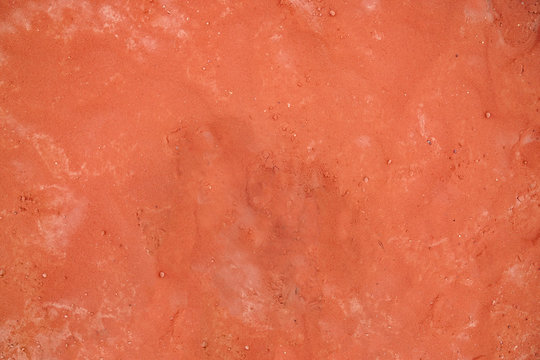
#> input picture gym_line_follower/track_textures/mars.jpg, 540 x 360 px
$ python track.py
#> lines starting #> are read from the running program, lines starting #| are printed output that depends on the picture
### gym_line_follower/line_interpolation.py
import numpy as np
from shapely.geometry import LineString
import pdb

def interpolate_points(points, nb_out_points=None, segment_length=None):
    """
    Interpolate points in equal intervals over a line string defined with input points.
    Exactly one out of nr_segments and interval must not be not.
    :param points: Input points, 2D array [[x1, y1], [x2, y2], ...]. Number of points must be greater than 0.
    :param nb_out_points: desired number of interpolated points
    :param segment_length: distance between points
    :return: 2D array of interpolated points points, nr of points is nr of segments + 1
    """
    if nb_out_points is not None:
        if nb_out_points == 1:
            return points[0]
        elif nb_out_points < 1:
            raise ValueError("nb_out_points must be grater than 0")
        nr_segments = nb_out_points - 1
    else:
        nr_segments = None

    if len(points) == 0:
        raise ValueError("Point array is empty! Nothing to interpolate.")
    if len(points) < 2:
        return np.array([points[0]])
    line = LineString(points)
    length = line.length

    if bool(nr_segments) and not bool(segment_length):
        segment_length = length / nr_segments
    elif not bool(nr_segments) and bool(segment_length):
        nr_segments = int(length // segment_length)
    else:
        raise ValueError("Exactly one out of nr_segments and interval must not be None.")

    new_points = []
    for i in range(nr_segments + 1):
        pt_length = i * segment_length
        if pt_length > length + 1e-6:
            break
        pt = line.interpolate(i*segment_length)
        new_points.append(pt.coords[0])
    new_points = np.array(new_points)
    return new_points


# [55 lines left out: functions point_dist, test_point_dist, sort_points, not called in this run]


# [17 lines that do not run on import are left out]

### gym_line_follower/track.py
import json
import math
import random
import os

import numpy as np
from scipy.special import binom
from shapely.geometry import MultiPoint, Point, LineString
from shapely.ops import nearest_points

from gym_line_follower.line_interpolation import interpolate_points

root_dir = os.path.dirname(__file__)


def bernstein(n, k, t):
    return binom(n, k) * t ** k * (1. - t) ** (n - k)


def bezier(points, num=200):
    N = len(points)
    t = np.linspace(0, 1, num=num)
    curve = np.zeros((num, 2))
    for i in range(N):
        curve += np.outer(bernstein(N - 1, i, t), points[i])
    return curve


class Segment:
    def __init__(self, p1, p2, angle1, angle2, **kw):
        self.p1 = p1
        self.p2 = p2
        self.angle1 = angle1
        self.angle2 = angle2
        self.numpoints = kw.get("numpoints", 200)
        r = kw.get("r", 0.3)
        d = np.sqrt(np.sum((self.p2 - self.p1) ** 2))
        self.r = r * d
        self.p = np.zeros((4, 2))
        self.p[0, :] = self.p1[:]
        self.p[3, :] = self.p2[:]
        self.calc_intermediate_points(self.r)

    def calc_intermediate_points(self, r):
        self.p[1, :] = self.p1 + np.array([self.r * np.cos(self.angle1),
                                           self.r * np.sin(self.angle1)])
        self.p[2, :] = self.p2 + np.array([self.r * np.cos(self.angle2 + np.pi),
                                           self.r * np.sin(self.angle2 + np.pi)])
        self.curve = bezier(self.p, self.numpoints)


def get_curve(points, **kw):
    segments = []
    for i in range(len(points) - 1):
        seg = Segment(points[i, :2], points[i + 1, :2], points[i, 2], points[i + 1, 2], **kw)
        segments.append(seg)
    curve = np.concatenate([s.curve for s in segments])
    return segments, curve


def ccw_sort(p):
    d = p - np.mean(p, axis=0)
    s = np.arctan2(d[:, 0], d[:, 1])
    return p[np.argsort(s), :]


def get_bezier_curve(a, rad=0.2, edgy=0):
    """ given an array of points *a*, create a curve through
    those points.
    *rad* is a number between 0 and 1 to steer the distance of
          control points.
    *edgy* is a parameter which controls how "edgy" the curve is,
           edgy=0 is smoothest."""
    p = np.arctan(edgy) / np.pi + .5
    a = ccw_sort(a)
    a = np.append(a, np.atleast_2d(a[0, :]), axis=0)
    d = np.diff(a, axis=0)
    ang = np.arctan2(d[:, 1], d[:, 0])
    f = lambda ang: (ang >= 0) * ang + (ang < 0) * (ang + 2 * np.pi)
    ang = f(ang)
    ang1 = ang
    ang2 = np.roll(ang, 1)
    ang = p * ang1 + (1 - p) * ang2 + (np.abs(ang2 - ang1) > np.pi) * np.pi
    ang = np.append(ang, [ang[0]])
    a = np.append(a, np.atleast_2d(ang).T, axis=1)
    s, c = get_curve(a, r=rad, method="var")
    x, y = c.T
    return x, y, a


def generate_polygon(ctrX, ctrY, aveRadius, irregularity, spikeyness, numVerts):
    """
    Start with the centre of the geometry at ctrX, ctrY,
    then creates the geometry by sampling points on a circle around the centre.
    Random noise is added by varying the angular spacing between sequential points,
    and by varying the radial distance of each point from the centre.

    Params:
    ctrX, ctrY - coordinates of the "centre" of the geometry
    aveRadius - in px, the average radius of this geometry, this roughly controls how large the geometry is, really only useful for order of magnitude.
    irregularity - [0,1] indicating how much variance there is in the angular spacing of vertices. [0,1] will map to [0, 2pi/numberOfVerts]
    spikeyness - [0,1] indicating how much variance there is in each vertex from the circle of radius aveRadius. [0,1] will map to [0, aveRadius]
    numVerts - self-explanatory

    Returns a list of vertices, in CCW order."""
#> called with ctrX = 0, ctrY = 0, aveRadius = 1000, irregularity = 0.2, spikeyness = 0.2, numVerts = 10

    irregularity = np.clip(irregularity, 0, 1) * 2 * math.pi / numVerts
    spikeyness = np.clip(spikeyness, 0, 1) * aveRadius

    # generate n angle steps
    angleSteps = []
    lower = (2 * math.pi / numVerts) - irregularity
    upper = (2 * math.pi / numVerts) + irregularity
    sum = 0
    for i in range(numVerts):
        tmp = random.uniform(lower, upper)
        angleSteps.append(tmp)
        sum = sum + tmp

    # normalize the steps so that point 0 and point n+1 are the same
    k = sum / (2 * math.pi)
    for i in range(numVerts):
        angleSteps[i] = angleSteps[i] / k

    # now generate the points
    points = []
    angle = random.uniform(0, 2 * math.pi)
    for i in range(numVerts):
        r_i = np.clip(random.gauss(aveRadius, spikeyness), 0, 2 * aveRadius)
        x = ctrX + r_i * math.cos(angle)
        y = ctrY + r_i * math.sin(angle)
        points.append((int(x), int(y)))

        angle = angle + angleSteps[i]

    return points


class Track:
    """
    Line follower follows a Track instance. This class contains methods for randomly generating, rendering and
    calculating relative follower distance, speed and direction.
    """

    def __init__(self, pts, nb_checkpoints=100, render_params=None):
        l = LineString(pts).length
        n = int(l / 3e-3)  # Get number of points for 3 mm spacing

        self.pts = interpolate_points(np.array(pts), n)  # interpolate points to get the right spacing
        self.x = self.pts[:, 0]
        self.y = self.pts[:, 1]

        self.render_params = render_params

        self.mpt = MultiPoint(self.pts)
        self.string = LineString(self.pts)

        # Find starting point and angle
        self.start_xy = self.x[0], self.y[0]
        self.start_angle = self.angle_at_index(0)

        # Get length
        self.length = self.string.length

        # Progress tracking setup
        self.progress = 0.
        self.progress_idx = 0
        self.nb_checkpoints = nb_checkpoints
        self.checkpoints = [i * (self.length / self.nb_checkpoints) for i in range(1, self.nb_checkpoints + 1)]
        self.next_checkpoint_idx = 0
        self.done = False

    @classmethod
    def generate(cls, approx_width=1., hw_ratio=0.5, seed=None, irregularity=0.2,
                 spikeyness=0.2, num_verts=10, *args, **kwargs):
        """
        Generate random track.
        Adapted from: https://stackoverflow.com/a/45618741/9908077
        :param approx_width: approx. width of generated track
        :param hw_ratio: ratio height / width
        :param seed: seed for random generator
        :return: Track instance
        """
        # Generate random points
        random.seed(seed)
        upscale = 1000.  # upscale so curve gen fun works
        r = upscale * approx_width / 2.
        pts = generate_polygon(0, 0, r, irregularity=irregularity, spikeyness=spikeyness, numVerts=num_verts)
        pts = np.array(pts)

        # Generate curve with points
        x, y, _ = get_bezier_curve(pts, rad=0.2, edgy=0)
        # Remove duplicated point
        x = x[:-1]
        y = y[:-1]

        # Scale y
        y = y * hw_ratio

        # Scale units
        unit_scale = 1000
        x, y = x / unit_scale, y / unit_scale
        pts = np.stack((x, y), axis=-1)

        # Check width / height:
        if max(abs(min(x)), max(x)) * 2 > 1.5 * approx_width or max(abs(min(y)), max(y)) * 2 > 1.5 * approx_width * hw_ratio:
            return cls.generate(approx_width, hw_ratio, seed, irregularity, spikeyness, num_verts, *args, **kwargs)

        # Randomly flip track direction
        np.random.seed(seed)
        if np.random.choice([True, False]):
            pts = np.flip(pts, axis=0)
        return cls(pts, *args, **kwargs)

    # [8 lines left out: function from_file, not called in this run]

    def _render(self, w=3., h=2., ppm=1500, line_thickness=0.015, save=None, line_color="black",
                background="mars", line_opacity=0.8, dashed=False):
        """
        Render track using open-cv
        :param w: canvas width in meters
        :param h: canvas height in meters
        :param ppm: pixel per meter
        :param line_thickness: line thickness in meters
        :param save: path to save
        :param line_color: string or BGR tuple
                           options: [black, red, green, blue]
        :param background: string or BGR tuple
                           options: [wood, wood_2, concrete, brick, checkerboard, white, gray]
        :param line_opacity: opacity of line in range 0, 1 where 0 is fully transparent
        :return: rendered track image array
        """
#> called with w = 3, h = 2, ppm = 1000, line_thickness = 0.015, line_color = 'black', background = 'mars', line_opacity = 0.8, dashed = False
        import cv2
        w_res = int(round(w * ppm))
        h_res = int(round(h * ppm))
        t_res = int(round(line_thickness * ppm))

        background_bgr = None
        if isinstance(background, str):
            background = background.lower()
            if background == "wood":
                bg = cv2.imread(os.path.join(root_dir, "track_textures", "wood.jpg"))
            elif background == "wood_2":
                bg = cv2.imread(os.path.join(root_dir, "track_textures", "wood_2.jpg"))
            elif background == "concrete":
                bg = cv2.imread(os.path.join(root_dir, "track_textures", "concrete.jpg"))
            elif background == "brick":
                bg = cv2.imread(os.path.join(root_dir, "track_textures", "brick.jpg"))
            elif background == "checkerboard":
                bg = cv2.imread(os.path.join(root_dir, "track_textures", "checkerboard.jpg"))
            elif background == "white":
                background_bgr = (255, 255, 255)
            elif background == "red":
                background_bgr = (156, 46, 53)
            elif background == "mars":
                bg = cv2.imread(os.path.join(root_dir, "track_textures", "mars.jpg"))
#> bg is the input picture: shape (360, 540, 3); mean B, G, R 75.1, 108.6, 222.1
            elif background == "gray":
                background_bgr = (150, 150, 150)
            else:
                raise ValueError("Invalid background string.")

            if background_bgr:
                bg = np.ones((h_res, w_res, 3), dtype=np.uint8)
                bg[:, :, 0] *= background_bgr[0]
                bg[:, :, 1] *= background_bgr[1]
                bg[:, :, 2] *= background_bgr[2]
            else:
                bg = cv2.resize(bg, (w_res, h_res), interpolation=cv2.INTER_LINEAR)
#> bg: shape (2000, 3000, 3)

        elif isinstance(background, tuple):
            bg = np.ones((h_res, w_res, 3), dtype=np.uint8)
            bg[:, :, 0] *= background[0]
            bg[:, :, 1] *= background[1]
            bg[:, :, 2] *= background[2]
        else:
            raise ValueError("Invalid background.")

        if isinstance(line_color, str):
            line_color = line_color.lower()
            if line_color == "black":
                line_bgr = (0, 0, 0)
            elif line_color == "red":
                line_bgr = (0, 0, 255)
            elif line_color == "green":
                line_bgr = (0, 128, 0)
            elif line_color == "blue":
                line_bgr = (255, 0, 0)
            else:
                raise ValueError("Invalid color string.")
        elif isinstance(line_color, tuple):
            line_bgr = line_color
        else:
            raise ValueError("Invalid line_color.")

        line = bg.copy()

        if dashed:
            pts = interpolate_points(self.pts, 1000)
            n = self.length / dashed
            chunks = np.array_split(pts, n)[::2]
            for c in chunks:
                for i in range(len(c) - 1):
                    x1, y1 = c[i]
                    x1_img = int(round((x1 + w / 2) * ppm, ndigits=0))
                    y1_img = int(round(h_res - (y1 + h / 2) * ppm, ndigits=0))

                    x2, y2 = c[i + 1]
                    x2_img = int(round((x2 + w / 2) * ppm, ndigits=0))
                    y2_img = int(round(h_res - (y2 + h / 2) * ppm, ndigits=0))

                    cv2.line(line, (x1_img, y1_img), (x2_img, y2_img), color=line_bgr, thickness=t_res,
                             lineType=cv2.LINE_AA)
        else:
            for i in range(len(self.pts) - 1):
                x1, y1 = self.pts[i]
                x1_img = int(round((x1 + w / 2) * ppm, ndigits=0))
                y1_img = int(round(h_res - (y1 + h / 2) * ppm, ndigits=0))

                x2, y2 = self.pts[i + 1]
                x2_img = int(round((x2 + w / 2) * ppm, ndigits=0))
                y2_img = int(round(h_res - (y2 + h / 2) * ppm, ndigits=0))

                cv2.line(line, (x1_img, y1_img), (x2_img, y2_img), color=line_bgr, thickness=t_res,
                         lineType=cv2.LINE_AA)
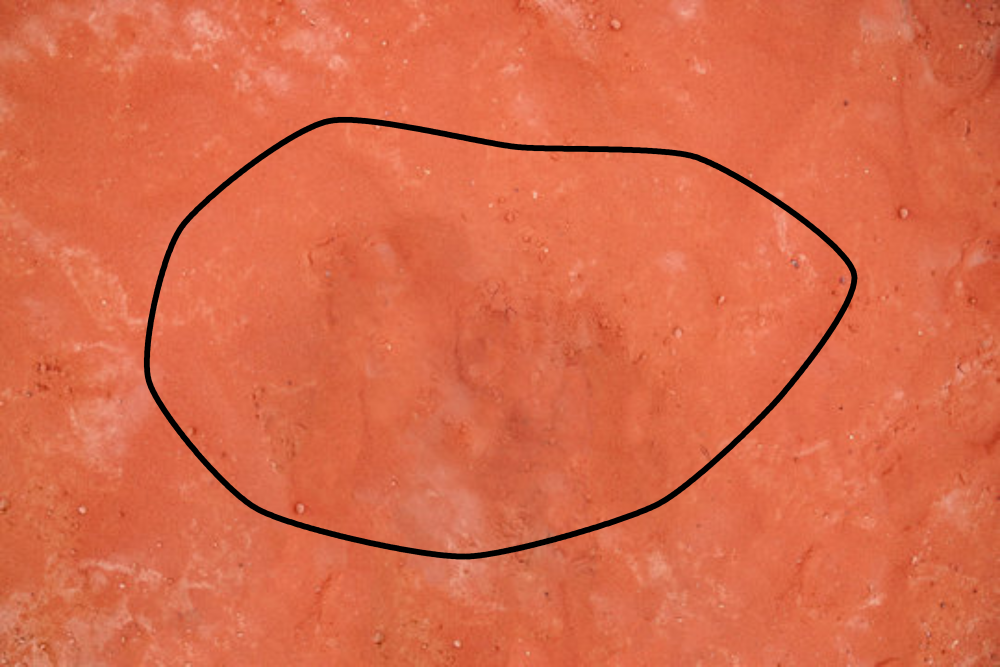
#> line: shape (2000, 3000, 3) (shown at 1/3 size); mean B, G, R 73.7, 106.8, 218.4

        alpha = line_opacity
        out = cv2.addWeighted(line, alpha, bg, 1 - alpha, 0)

        if save is not None:
            cv2.imwrite(save, out)
        return out

    def render(self, *args, **kwargs):
        if self.render_params:
            return self._render(*args, **kwargs, **self.render_params)
        else:
            return self._render(*args, **kwargs)

    # [9 lines left out: function distance_from_point, not called in this run]

    def vector_at_index(self, idx):
        """
        Return normalized track direction vector at desired index.
        :param idx: index of track point
        :return: unit direction vector
        """
        x, y = self.x, self.y

        # Handle indexing last track point
        if idx < len(self.pts) - 2:
            vect = np.array([x[idx + 1] - x[idx], y[idx + 1] - y[idx]])
        else:
            vect = np.array([x[0] - x[idx], y[0] - y[idx]])

        # Find track angle
        norm = np.linalg.norm(vect)
        vect = (vect / norm) if norm > 0.0 else np.array([1., 0])  # normalize vector to unit length
        return vect

    def angle_at_index(self, idx):
        """
        Calculate track angle at desired index. Angle is calculated from x-axis, CCW is positive. Angle is returned in
        radians in range [0, 2pi]
        :param idx: index of track point
        :return: angle in radians, range [0, 2pi]
        """
        vect = self.vector_at_index(idx)
        x_vect = np.array([1, 0])
        dot = np.dot(vect, x_vect)
        det = np.linalg.det([x_vect, vect])
        track_ang = np.arctan2(det, dot)
        if track_ang < 0.:
            track_ang += 2 * np.pi
        return track_ang

    # [119 lines left out: functions nearest_point, nearest_angle, nearest_vector, length_between_idx, length_along_track, position_along and 1 more, not called in this run]


if __name__ == '__main__':
    import matplotlib.pyplot as plt

    # [6 lines of commented-out code are left out]

    for i in range(9):
        t = Track.generate(2.0, hw_ratio=0.7, seed=None,
                           spikeyness=0.2, nb_checkpoints=500)
        img = t.render(ppm=1000)
        plt.subplot(3, 3, i+1)
        plt.imshow(img)
        plt.axis("off")
    # plt.tight_layout()
    plt.savefig("track_generator.png", dpi=300)
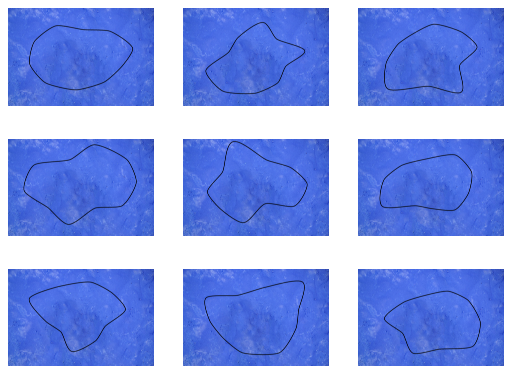
#> figure drawn by matplotlib, 9 panels; B, G, R data is drawn as R, G, B
    plt.show()
